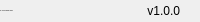
              <widget class="QFrame" name="bottomBar">
               <property name="minimumSize">
                <size>
                 <width>0</width>
                 <height>22</height>
                </size>
               </property>
               <property name="maximumSize">
                <size>
                 <width>16777215</width>
                 <height>22</height>
                </size>
               </property>
               <property name="frameShape">
                <enum>QFrame::NoFrame</enum>
               </property>
               <property name="frameShadow">
                <enum>QFrame::Raised</enum>
               </property>
               <layout class="QHBoxLayout" name="horizontalLayout_5">
                <property name="spacing">
                 <number>0</number>
                </property>
                <property name="leftMargin">
                 <number>0</number>
                </property>
                <property name="topMargin">
                 <number>0</number>
                </property>
                <property name="rightMargin">
                 <number>0</number>
                </property>
                <property name="bottomMargin">
                 <number>0</number>
                </property>
                <item>
                 <widget class="QLabel" name="creditsLabel">
                  <property name="maximumSize">
                   <size>
                    <width>16777215</width>
                    <height>16</height>
                   </size>
                  </property>
                  <property name="font">
                   <font>
                    <family>Segoe UI</family>
                    <pointsize>-1</pointsize>
                    <italic>false</italic>
                    <bold>false</bold>
                   </font>
                  </property>
                  <property name="text">
                   <string>By : Gogan Tribikram Ganguly</string>
                  </property>
                  <property name="alignment">
                   <set>Qt::AlignLeading|Qt::AlignLeft|Qt::AlignVCenter</set>
                  </property>
                 </widget>
                </item>
                <item>
                 <widget class="QLabel" name="version">
                  <property name="text">
                   <string>v1.0.0</string>
                  </property>
                  <property name="alignment">
                   <set>Qt::AlignRight|Qt::AlignTrailing|Qt::AlignVCenter</set>
                  </property>
                 </widget>
                </item>
                <item>
                 <widget class="QFrame" name="frame_size_grip">
                  <property name="minimumSize">
                   <size>
                    <width>20</width>
                    <height>0</height>
                   </size>
                  </property>
                  <property name="maximumSize">
                   <size>
                    <width>20</width>
                    <height>16777215</height>
                   </size>
                  </property>
                  <property name="frameShape">
                   <enum>QFrame::NoFrame</enum>
                  </property>
                  <property name="frameShadow">
                   <enum>QFrame::Raised</enum>
                  </property>
                 </widget>
                </item>
               </layout>
              </widget>
